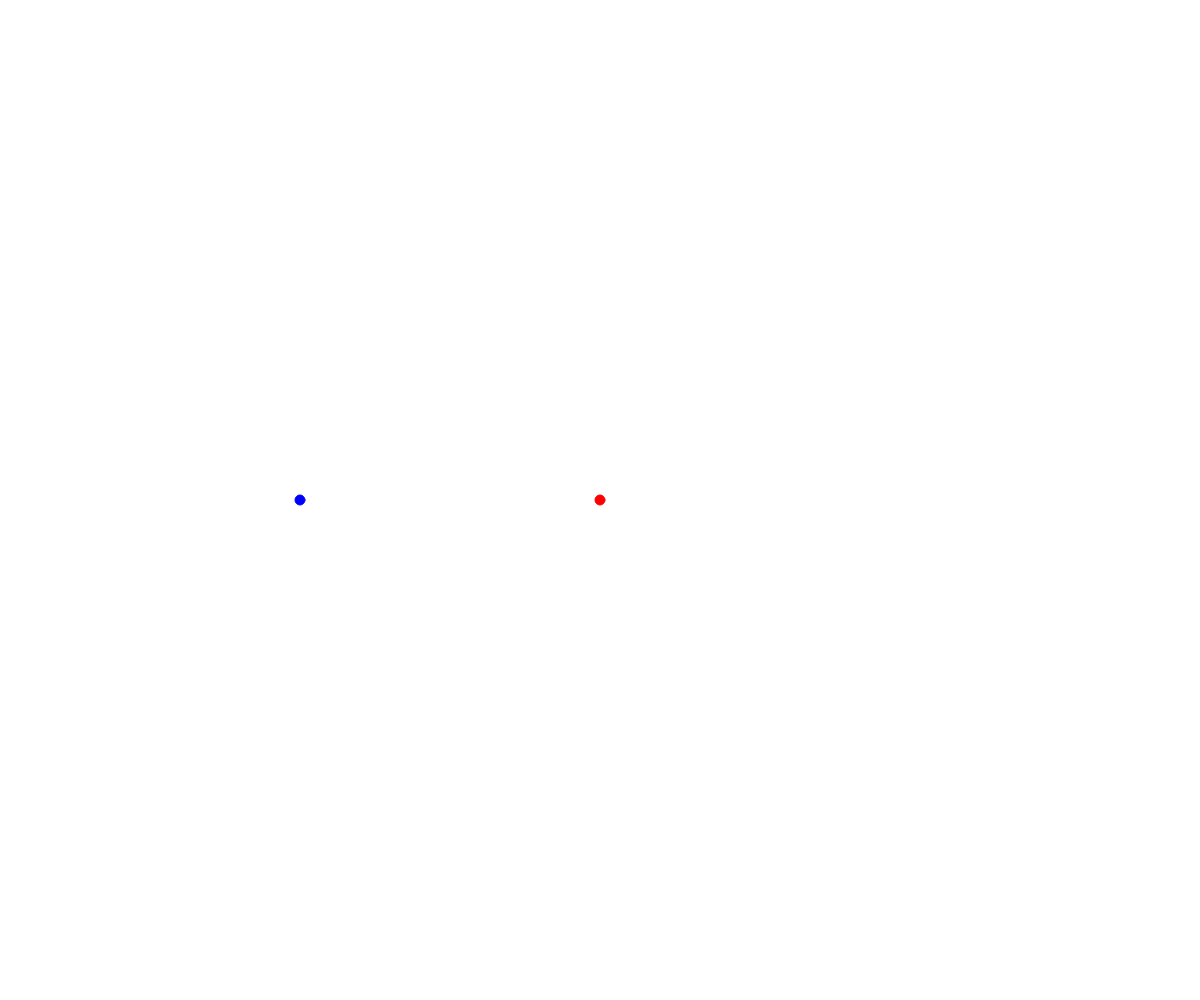
Frame 1 (no input)
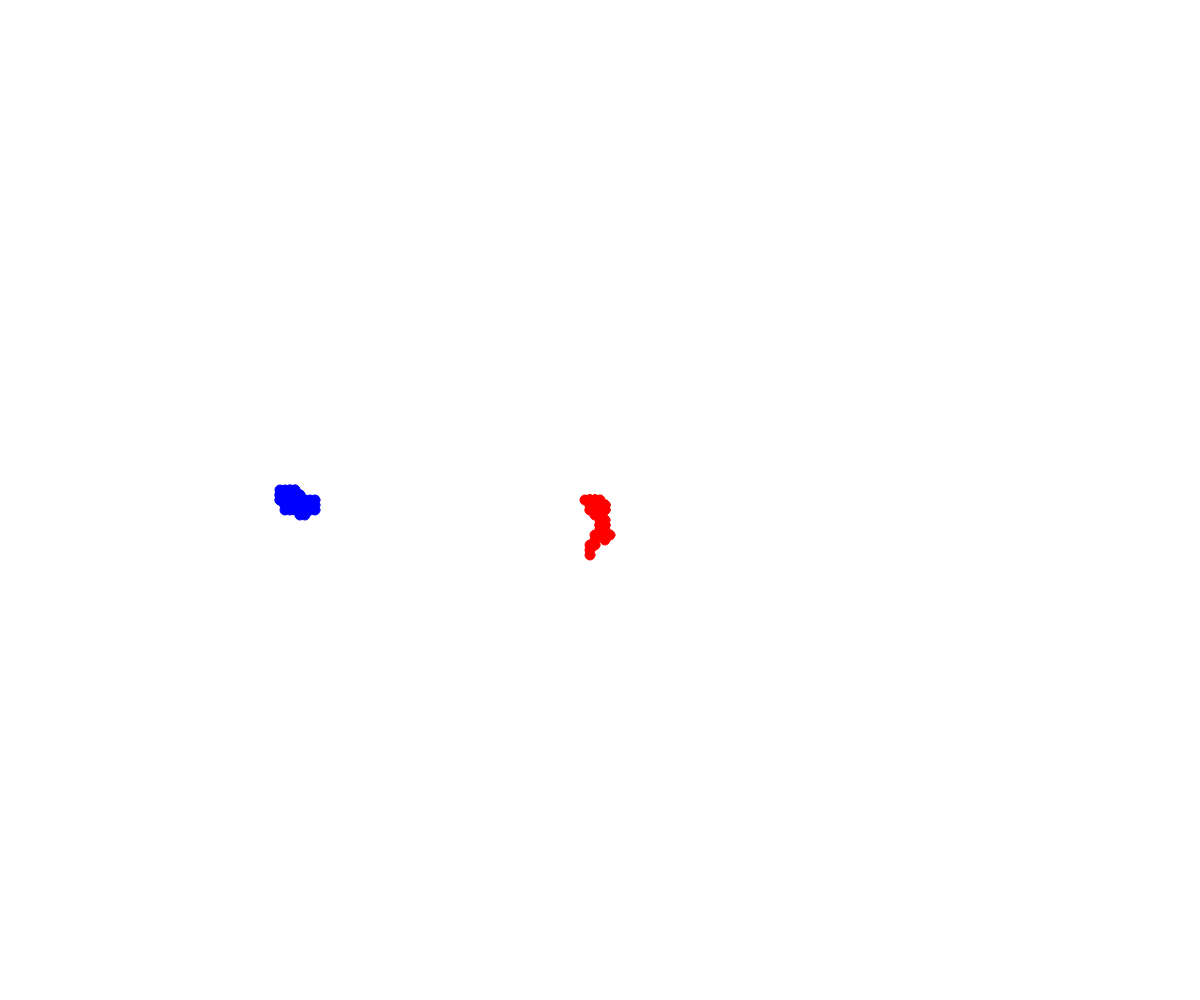
Frame 60 (no input)
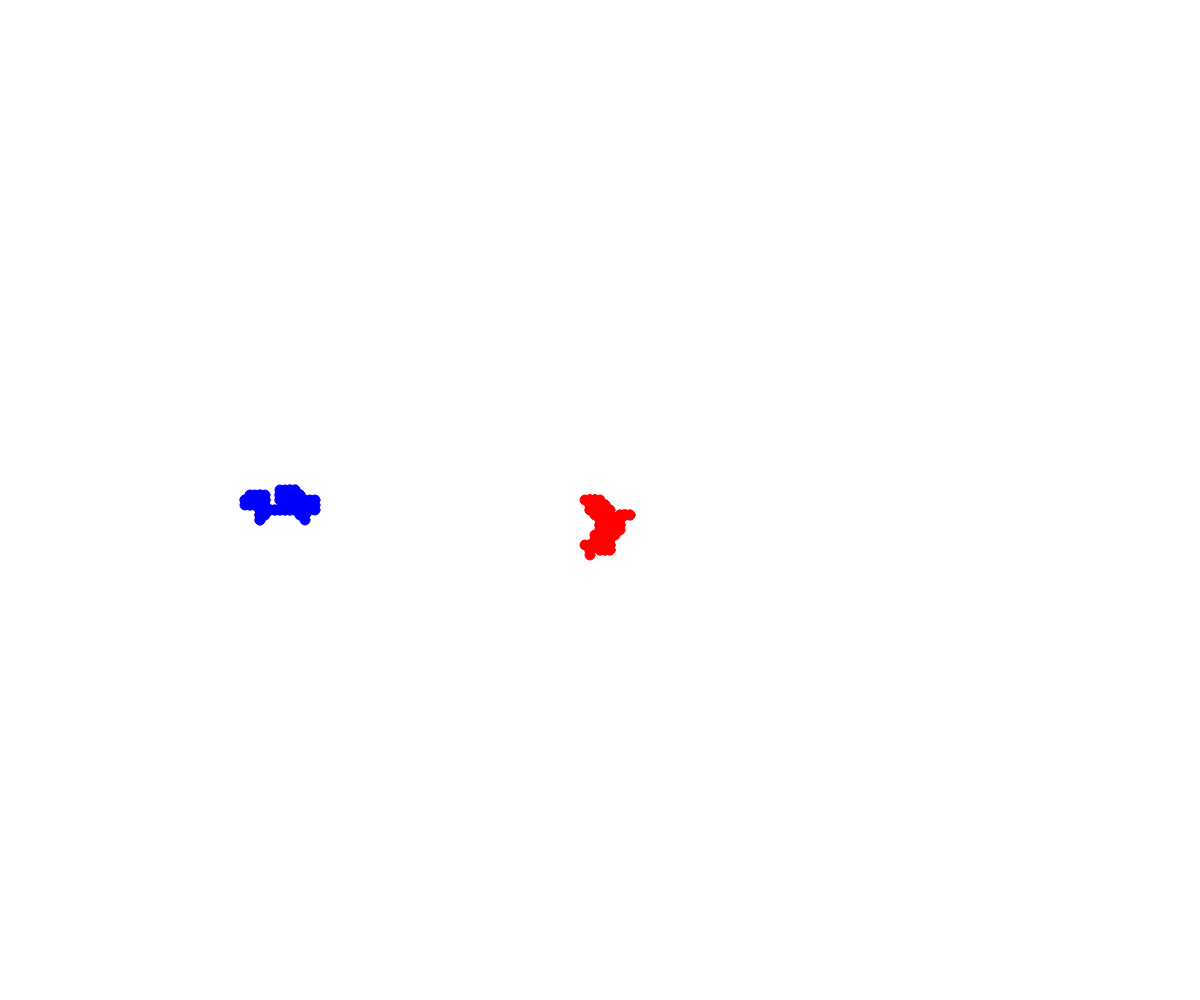
Frame 120 (the mouse pressed at the canvas centre since frame 60)

The p5.js sketch that drew these frames (run headless with seeded random() and noise() and a simulated clock; from frame 60 on, the mouse is pressed at the canvas centre):

// p5.js sketch
// ── sketch.js
// Project Title
// Your Name
// Date
//
// Extra for Experts:
// - describe what you did to take this project "above and beyond"
class Walker {
  constructor(x, y){
    this.x = x;
    this.y = y;
    this.color = "red";
    this.speed = 5;
    this.diameter = 10;
  }

  display(){
    fill(this.color);
    stroke(this.color);
    circle(this.x, this.y, this.diameter);
  }

  move(){
    let choice = random(100);

    if (choice < 25){
      this.x += this.speed;
    }
    else if (choice < 50){
      this.x -= this.speed;
    }
    else if (choice < 75){
      this.y += this.speed;
    }
    else{
      this.y -= this.speed;
    }
    
  }
}

let harjot;
let mitt;

function setup() {
  createCanvas(windowWidth, windowHeight);
  harjot = new Walker(width/2, height/2);
  mitt = new Walker(width/4, height/2);
  mitt.color = "blue";
}

function draw() {
  harjot.display();
  harjot.move();
  mitt.display();
  mitt.move();
}
